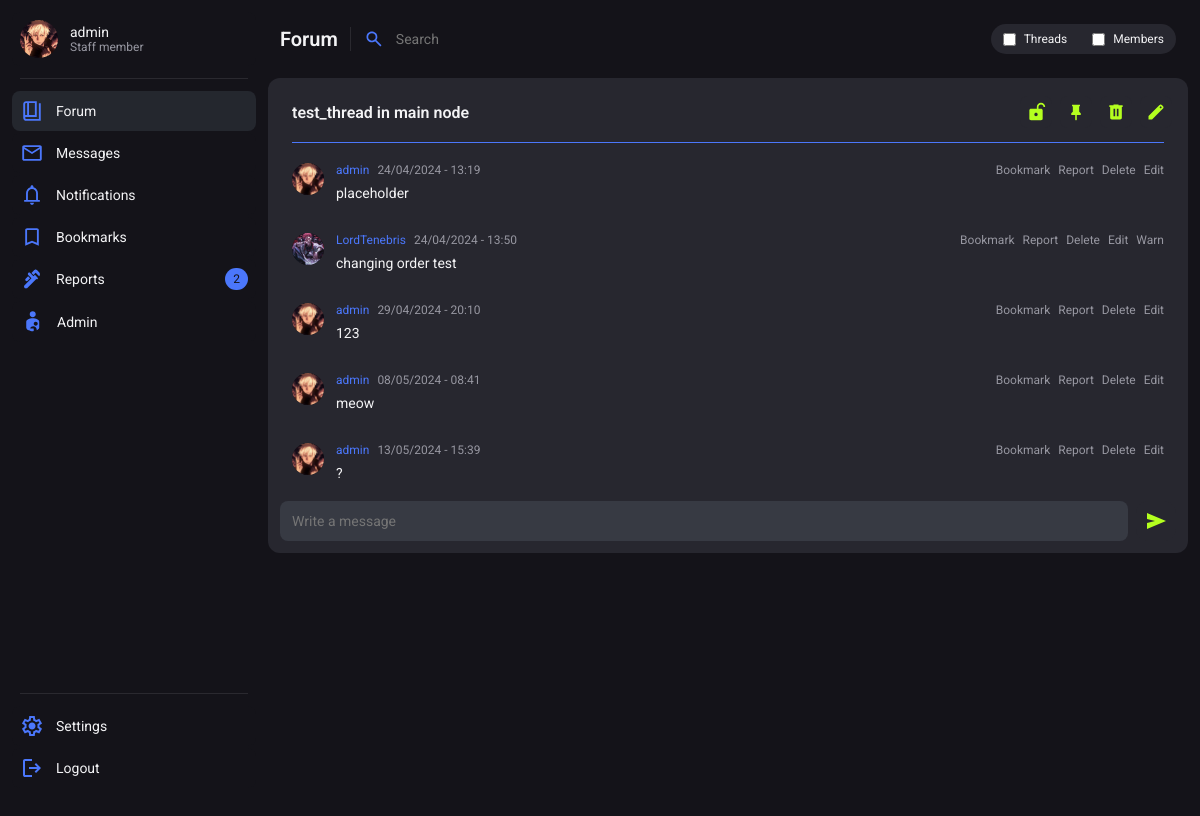
The page /forum/main-forum/test_thread-in-main-node.1/ (signed in) on the database its author committed.
### users/models.py (models this page shows, shortened)
class Profile(models.Model):
    user = models.OneToOneField(User, on_delete=models.CASCADE)
    title = models.CharField(max_length=100, null=True, blank=True, default="Member")
    info = models.CharField(max_length=200, null=True, blank=True)
    profile_picture = models.CharField(max_length=225, null=True, blank=True, default="default.svg")
    warnings = models.SmallIntegerField(default=0)
    active_notifications = models.IntegerField(default=0)
    is_banned = models.BooleanField(default=False)
    banned_by = models.ForeignKey(User, related_name='banned_by', null=True, blank=True, on_delete=models.SET_NULL)
    ban_reason = models.TextField(null=True, blank=True)
    ban_time = models.DateTimeField(null=True, blank=True)

### forum/models.py (models this page shows, shortened)
class Thread(models.Model):
    user = models.ForeignKey(User, on_delete=models.SET_NULL, null=True)
    title = models.CharField(max_length=225)
    slug = models.SlugField(max_length=225, blank=True, null=True)
    node = models.ForeignKey(Node, on_delete=models.CASCADE)
    is_closed = models.BooleanField(default=False)
    is_visible = models.BooleanField(default=True)
    is_pinned = models.BooleanField(default=False)
    msg_amount = models.IntegerField(blank=True, null=True, default=1)
    invis_reason = models.TextField(blank=True, null=True)
    deleted_by = models.ForeignKey(User, on_delete=models.SET_NULL, null=True, blank=True, related_name="thread_deleted_by")
    time_created = models.DateTimeField(default=datetime.now())
    time_changed = models.DateTimeField(null=True, blank=True)

class Message(models.Model):
    thread = models.ForeignKey(Thread, on_delete=models.CASCADE)
    user = models.ForeignKey(User, on_delete=models.CASCADE)
    message = models.TextField()
    is_start = models.BooleanField(default=False)
    upvotes = models.PositiveIntegerField(null=True, blank=True, default=0)
    downvotes = models.PositiveIntegerField(null=True, blank=True, default=0)
    is_solution = models.BooleanField(default=False)
    is_visible = models.BooleanField(default=True)
    deleted_by = models.ForeignKey(User, on_delete=models.SET_NULL, blank=True, null=True, related_name="deleted_by")
    invis_reason = models.TextField(blank=True, null=True)
    time_created = models.DateTimeField(default=datetime.now())
    time_changed = models.DateTimeField(null=True, blank=True)
    changer = models.ForeignKey(User, on_delete=models.SET_NULL, null=True, blank=True, related_name="changer")

### forum/views.py (the view, shortened to what this page needs)
# urls.py: path('<slug:section>/<slug:thread>.<int:thread_id>/', thread, name='thread'),
def thread(request, section, thread, thread_id):
    try:
        _thread = Thread.objects.get(id=thread_id)
        if (not _thread.is_visible) and (not request.user.has_perm('forum.view_thread')):
            return render(request, 'error.html', {'error_str':base_strings.ERRORS['perms_required']})
        if (_thread.node.type_private and (request.user != _thread.user and not request.user.has_perm('forum.view_thread'))):
            return redirect('section', _thread.node.slug)
    except:
        return render(request, 'error.html', {'error_str':base_strings.ERRORS['thread_not_found']})
    try:
        _section = Node.objects.filter(slug__iexact=section)
        _magic = Thread.objects.filter(slug__iexact=thread)
    except:
        return redirect('thread', _thread.node.slug, _thread.slug, thread_id)
    else:
        if _thread.node not in _section or not any(_magic):
            return redirect('thread', _thread.node.slug, _thread.slug, thread_id)
    msgs_usual = list(Message.objects.filter(thread=_thread, is_solution=False).order_by('id'))
    try: # if there is a message marked as solution
        msg_solution = Message.objects.get(thread=_thread, is_solution=True)
        msgs_usual.insert(1, msg_solution)
    except: # if there is not solution - do nothing
        pass
    context = {
        'thread':_thread,
        'messages': msgs_usual
    }
    return render(request, 'forum_thread.html', context)

### forum/templates/forum_thread.html (shortened to what this page needs)
{% extends 'base.html' %}
{% block style %}
    {% load static %}
    <link rel="stylesheet" href="{% static 'forum.css' %}">
    <link rel="stylesheet" href="{% static 'thread.css' %}">
    <link rel="stylesheet" href="{% static 'popup.css' %}">
    <link rel="stylesheet" href="{% static 'profile.css' %}">
{% endblock %}
{% block header %}
    <header class="wrapper">
        <h2 class="title">Forum</h2>
        <div class="headerLine"></div>
        <form class="wrapper headerSearch" action="{% url 'forum_main' %}" method="post">
            <input class="headerSearchInput" placeholder="Search" type="text" name="search" id="">
            <div class="wrapper forumSearchFilterContainer">
                <div class="wrapper forumSearchFilterBtn">
                    <input type="checkbox" name="content_type" id="threads_checkbox" value="threads">
                    <label for="threads_checkbox" class="forumSearchFilterText">Threads</label>
                </div>
                <div class="wrapper forumSearchFilterBtn">
                    <input type="checkbox" name="content_type" id="members_checkbox" value="members">
                    <label for="members_checkbox" class="forumSearchFilterText">Members</label>
                </div>
            </div>
        </form>
    </header>
{% endblock %}
{% block content %}
<div class="container content">
    <div class="container card">
        <div class="wrapper forumCardHeader space">
            {% if thread.is_visible %}
                <h2 class="forumCardTitle thread_title" id="{{thread.id}}">{{ thread.title }}</h2>
            {% endif %}
            <div class="wrapper modToolsContainer">
                {% if perms.forum.change_thread %}
                    {% if thread.is_closed %}
                        <a class="modToolsBtn" href="{% url 'toggle_close_thread' thread.id %}">
                            <img class="modToolsBtnIcon" src="{% static 'assets/icon_lock_closed.svg' %}" alt="">
                        </a>
                    {% else %}
                        <a class="modToolsBtn" href="{% url 'toggle_close_thread' thread.id %}">
                            <img class="modToolsBtnIcon" src="{% static 'assets/icon_lock_open.svg' %}" alt="">
                        </a>
                    {% endif %}
                    {% if thread.is_visible %}
                        {% if thread.is_pinned %}
                            <a class="modToolsBtn" href="{% url 'toggle_thread_pin' thread.id %}">
                                <img class="modToolsBtnIcon" src="{% static 'assets/icon_unpin.svg' %}" alt="">
                            </a>
                        {% else %}
                            <a class="modToolsBtn" href="{% url 'toggle_thread_pin' thread.id %}">
                                <img class="modToolsBtnIcon" src="{% static 'assets/icon_pin.svg' %}" alt="">
                            </a>
                        {% endif %}
                        <button class="modToolsBtn delete_thread_btn" id="{{ thread.id }}">
                            <img class="modToolsBtnIcon" src="{% static 'assets/icon_bin.svg' %}" alt="">
                        </button>
                    {% else %}
                        <button class="modToolsBtn recycle" id="{{ thread.id }}">
                            <img class="modToolsBtnIcon" src="{% static 'assets/icon_recycle.svg' %}" alt="">
                        </button>
                    {% endif %}
                {% endif %}
                {% if perms.forum.change_thread %}
                    <button class="modToolsBtn editThreadBtn">
                        <img class="modToolsBtnIcon" src="{% static 'assets/icon_edit.svg' %}" alt="">
                    </button>
                {% endif %}
            </div>
        </div>
        <div class="cardLine"></div>
        <div class="container forumCardCanvas">
            {% for msg in messages %}
                {% if msg.is_visible %}
                    <div class="wrapper forumMessage" id="{{ msg.id }}">
                        <img class="forumMessageProfilePicture" src="{{ media_url }}{{ msg.user.profile.profile_picture }}" alt="">
                        <div class="container forumMessageBody">
                            <div class="wrapper forumMessageMetaWrapper">
                                <div class="wrapper forumMessageUserMeta">
                                    {% if msg.user.profile.is_banned and perms.view_profile %}
                                        <a class="forumMessageUsername" href="{% url 'profile_view' msg.user.id %}"><del>{{ msg.user.username }}</del></a>
                                    {% else %}
                                        <a class="forumMessageUsername" href="{% url 'profile_view' msg.user.id %}">{{ msg.user.username }}</a>
                                    {% endif %}
                                    {% if msg.time_changed %}
                                        <p class="meta">{{ msg.time_changed|date:"d/m/Y - H:i" }} (edited
                                            {% if perms.view_message %}
                                            by {{msg.changer}})
                                            {% endif %}
                                        </p>
                                    {% else %}
                                        <p class="meta">{{ msg.time_created|date:"d/m/Y - H:i" }}</p>
                                    {% endif %}
                                </div>
                                <div class="wrapper forumMessageControllWrapper">
                                    {% if request.user.is_authenticated %}
                                        <a class="forumMessageControllBtn" href="{% url 'add_msg_bookmark' msg.id %}">Bookmark</a>
                                    {% endif %}
                                    {% if request.user.is_authenticated %}
                                        <p class="forumMessageControllBtn reportBtn">Report</p>
                                    {% endif %}
                                    {% if perms.forum.change_message %}
                                        <p class="forumMessageControllBtn delBtn">Delete</p>
                                        <p class="forumMessageControllBtn editBtn">Edit</p>
                                    {% endif %}
                                    {% if perms.users.create_warnings_history and not msg.user == request.user and not msg.user.is_staff %}
                                        {% if msg.warnings_history %}
                                            <p class="forumMessageControllBtn viewWarn">View warning</p>
                                        {% else %}
                                            <p class="forumMessageControllBtn warnBtn">Warn</p>
                                        {% endif %}
                                    {% endif %}
                                </div>
                            </div>
                            <p class="forumMessageContent">{{ msg.message }}</p>
                        </div>
                    </div>
                {% endif %}
            {% endfor %}
        </div>
        {% if not thread.is_closed and request.user.is_authenticated or perms.forum.change_thread %}
            <form class="wrapper forumMessageWrapper" action="{% url 'thread' thread.node.name|slugify thread.title|slugify thread.id %}" method="post">
                <input class="forumMessageInput"  name="msg" id="" placeholder="Write a message"></textarea>
                <button class="wrapper chatBtn" type="submit">
                    <img src="{% static 'assets/icon_send.svg' %}" alt="">
                </button>
            </form>
        {% endif %}
    </div>
</div>
{% endblock %}

### base/templates/base.html (shortened to what this page needs)
<!DOCTYPE html>
<html lang="en">
<head>
    {% load static %}
    <link rel="stylesheet" href="{% static 'themes/theme_' %}{{request.user.preference.color_theme}}.css">
    <link rel="stylesheet" href="{% static 'style.css' %}">
    {% block style %}{% endblock %}
</head>
<body>
    <nav>
        {% if request.user.is_authenticated %}
            <div class="container navBtnContainer" id="navConProfile">
                <a class="wrapper navBtn" href="{% url 'profile_view' request.user.id %}">
                    {%  if avatar_path %}
                        <img class="navBtnAvatar" src="{{ avatar_path }}" alt="">
                    {% else %}
                        <img src="{% static 'assets/missing_avatar.svg' %}" alt="">
                    {% endif %}
                    <div class="container">
                        <span class="text">{{ request.user.username }}</span>
                        <span class="meta">{{request.user.profile.title}}</span>
                    </div>
                </a>
            </div>
            <div class="navLine"></div>
            <div class="container navBtnContainer" id="navConMain">
                <a class="wrapper navBtn {% if current_tab == 'forum' %}focus{% endif %}" href="{% url 'forum_main' %}">
                    <span class="text">Forum</span>
                </a>
                <a class="wrapper navBtn space {% if current_tab == 'message' %}focus{% endif %}" href="{% url 'messages_main' %}">
                    <div class="wrapper navBtnMainContainer">
                        <span class="text">Messages</span>
                    </div>
                </a>
                <a class="wrapper navBtn space {% if current_tab == 'notifications' %}focus{% endif %}" href="{% url 'notifications' %}">
                    <div class="wrapper navBtnMainContainer">
                        <span class="text">Notifications</span>
                    </div>
                </a>
                <a class="wrapper navBtn {% if current_tab == 'bookmarks' %}focus{% endif %}" href="{% url 'bookmarks_main' %}">
                    <span class="text">Bookmarks</span>
                </a>
                {% if perms.moderation.view_reports %}
                <a class="wrapper navBtn space {% if current_tab == 'moderation' %}focus{% endif %}" href="{% url 'moderation_main' %}">
                    <div class="wrapper navBtnMainContainer">
                        <span class="text">Reports</span>
                    </div>
                    {% if reports_amount > 0 %}
                        {% if assigned_reports > 0 %}
                            <p class="navNotificationBadge">{{assigned_reports}}/{{reports_amount}}</p>
                        {% else %}
                            <p class="navNotificationBadge">{{reports_amount}}</p>
                        {% endif %}
                    {% endif %}
                </a>
                {% endif %}
                {% if request.user.is_staff %}
                <a class="wrapper navBtn" href="{% url 'admin:index' %}">
                    <span class="text">Admin</span>
                </a>
                {% endif %}
            </div>
            <div class="navLine"></div>
            <div class="container navBtnContainer" id="navConOptions">
                <a class="wrapper navBtn" href="{% url 'profile_edit' request.user.id %}">
                    <span class="text">Settings</span>
                </a>
                <a class="wrapper navBtn" href="{% url 'logout_user' %}">
                    <span class="text">Logout</span>
                </a>
            </div>
        {% endif %}
    </nav>
    <div class="main">
        {% block header %}{% endblock %}
        {% block content %}{% endblock %}
    </div>
</body>
</html>

### rows shown on the page
Thread: title "test_thread in main node"
Message: user.profile.profile_picture (picture), user.username "admin", time_created "24/04/2024 - 13:19", message "placeholder"
Message: user.profile.profile_picture (picture), user.username "LordTenebris", time_created "24/04/2024 - 13:50", shows "Warn", message "changing order test"
Message: user.profile.profile_picture (picture), user.username "admin", time_created "29/04/2024 - 20:10", message "123"
Message: user.profile.profile_picture (picture), user.username "admin", time_created "08/05/2024 - 08:41", message "meow"
Message: user.profile.profile_picture (picture), user.username "admin", time_created "13/05/2024 - 15:39", message "?"

### other values the page prints
{{ request.user.username }} "admin"
{{ request.user.profile.title }} "Staff member"
{{ reports_amount }} "2"
